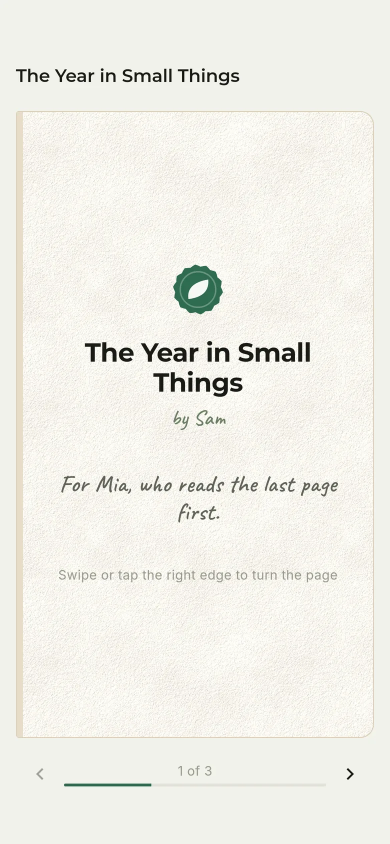
#> input picture website/img/book.webp, 780 x 1688 px, given in place of waving.png, which was not available (shown at 1/2 size)
$ python build_site_media.py
#> lines starting #> are read from the running program, lines starting #| are printed output that depends on the picture
"""Turns the raw site renders into web-ready images, the opening clip and
the site's fonts.

Run after:  flutter test test/site/site_shots_test.dart --dart-define=SITE=true
Then:       python3 tool/build_site_media.py

Writes website/img/*.webp, website/media/opening.mp4 (+ poster), and
website/fonts/*.woff2 (only the characters the site uses).
"""
import glob
import os
import subprocess

from PIL import Image

RAW = 'build/site_raw'
SITE = 'website'

os.makedirs(f'{SITE}/img', exist_ok=True)
os.makedirs(f'{SITE}/media', exist_ok=True)
os.makedirs(f'{SITE}/fonts', exist_ok=True)

# Screens: 780 px wide is sharp at the size the page shows them (2x).
for path in sorted(glob.glob(f'{RAW}/*.png')):
    name = os.path.splitext(os.path.basename(path))[0]
    im = Image.open(path).convert('RGB')
    w = 780
    im = im.resize((w, round(im.height * w / im.width)), Image.LANCZOS)
    im.save(f'{SITE}/img/{name}.webp', 'WEBP', quality=82, method=6)
    print('img', name, im.size)

# The mascot, straight from the app's own pictures.
for pose, name in [('waving', 'pup-wave'), ('hugging', 'pup-hug'), ('sleepy', 'pup-sleep')]:
    im = Image.open(f'assets/brand/states/{pose}.png').convert('RGBA')
    im = im.crop(im.getchannel('A').point(lambda v: 255 if v > 8 else 0).getbbox())
    w = 360
    im = im.resize((w, round(im.height * w / im.width)), Image.LANCZOS)
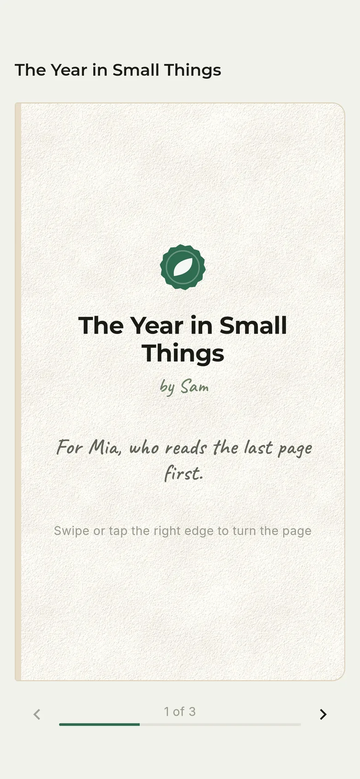
#> im: PIL image 360x779 RGBA; mean R, G, B, A 240.1, 239.2, 232.1, 255
    im.save(f'{SITE}/img/{name}.webp', 'WEBP', quality=86, method=6)
    print('img', name, im.size)
#| img pup-wave (360, 779)
#> pass 2 of the loop `for pose, name in [('waving', 'pup-wave'), ('hugging', 'pup-hug'), ('s..`:
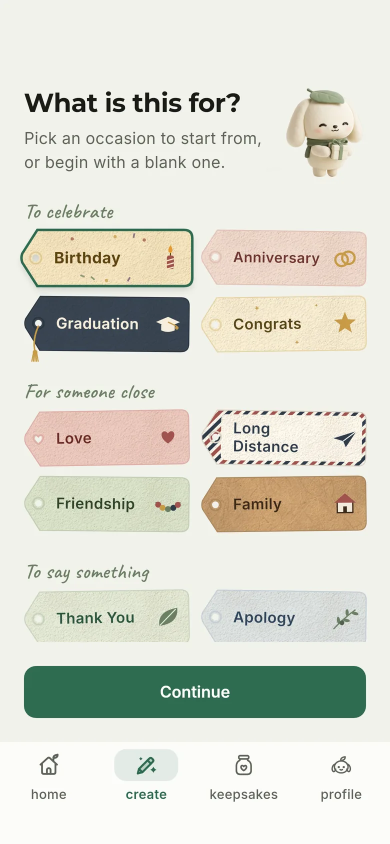
#> input picture website/img/create.webp, 780 x 1688 px, given in place of hugging.png, which was not available (shown at 1/2 size)
#> `im = im.resize((w, round(im.height * w / im.width)), Image.LANCZOS)`:
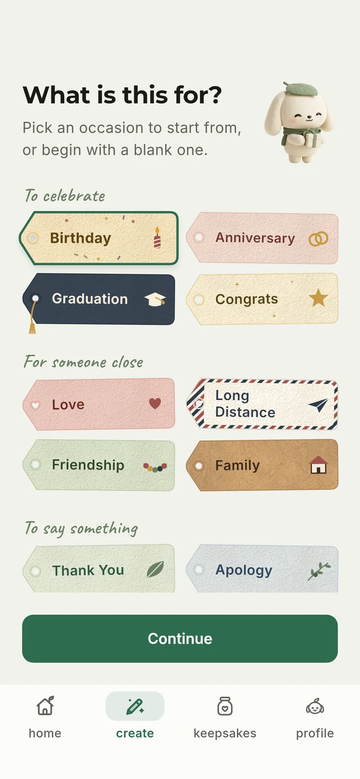
#> im: PIL image 360x779 RGBA; mean R, G, B, A 217.9, 219.2, 208.1, 255
#| img pup-hug (360, 779)

# The opening clip: H.264 so it plays on every phone, small, starts fast.
frames = sorted(glob.glob(f'{RAW}/clip/f*.png'))
if frames:
    first = Image.open(frames[0]).convert('RGB')
    first.save(f'{SITE}/media/opening-poster.webp', 'WEBP', quality=80)
    subprocess.run([
        'ffmpeg', '-y', '-loglevel', 'error',
        '-framerate', '30', '-i', f'{RAW}/clip/f%04d.png',
        '-vf', 'scale=trunc(iw/2)*2:trunc(ih/2)*2',
        '-c:v', 'libx264', '-pix_fmt', 'yuv420p', '-crf', '27',
        '-preset', 'slow', '-movflags', '+faststart', '-an',
        f'{SITE}/media/opening.mp4',
    ], check=True)
    # VP9 WebM too: some browsers (open-source Chromium, some Linux builds)
    # can't play H.264. The page offers WebM first, MP4 as the fallback.
    subprocess.run([
        'ffmpeg', '-y', '-loglevel', 'error',
        '-framerate', '30', '-i', f'{RAW}/clip/f%04d.png',
        '-vf', 'scale=trunc(iw/2)*2:trunc(ih/2)*2',
        '-c:v', 'libvpx-vp9', '-pix_fmt', 'yuv420p', '-b:v', '0', '-crf', '36',
        '-row-mt', '1', '-deadline', 'good', '-an',
        f'{SITE}/media/opening.webm',
    ], check=True)
    print('clip', len(frames), 'frames')

# Fonts: Montserrat, subset to Latin so pages load quickly; self-hosted so no
# request goes to a font company.
from fontTools import subset  # noqa: E402

LATIN = ('U+0000-00FF,U+0131,U+0152-0153,U+02BB-02BC,U+02C6,U+02DA,U+02DC,'
         'U+2000-206F,U+20AC,U+2122,U+2191,U+2193,U+2212,U+2215,U+FEFF,U+FFFD')
for weight in ['regular', 'semibold', 'bold']:
    src = f'fonts/montserrat/montserrat_{weight}.ttf'
    out = f'{SITE}/fonts/montserrat-{weight}.woff2'
#> (the run stopped early here; a loop or call above may not have finished)
